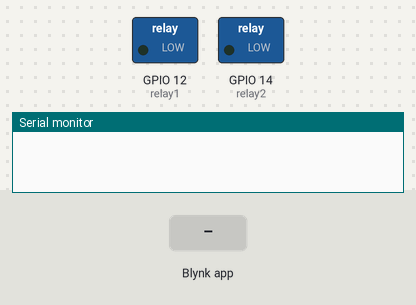
Bench run of a sketch on a simulated ESP8266 (NodeMCU). Shown: switched loads named in the sketch (green lamp = pin HIGH), the last lines printed to the serial monitor. Inputs (shaded band) come from the test bench. WiFi joins after 1.5 s; servers stay silent unless stated; not simulated (calls return 0 or success): secrets.h.

Above: at 3.0 s.
3.1 s: Blynk app writes 1 to V0
At 4.0 s:
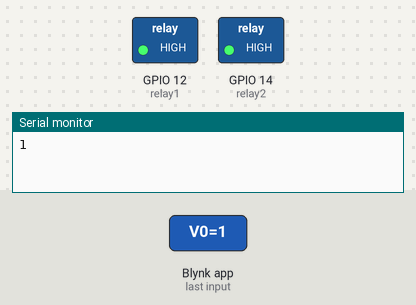
4.6 s: Blynk app writes 0 to V0
At 5.2 s:
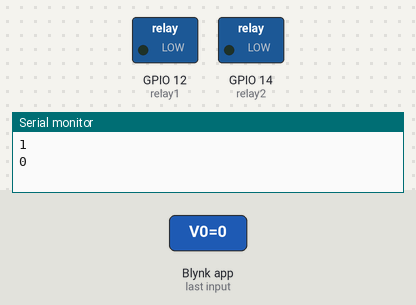
6.1 s: Blynk app writes 200 to V0
At 7.5 s:
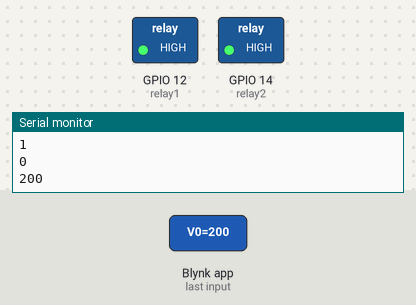
Timing chart, 0 to 9.1 s (numbered marks = the images above; inputs shaded):
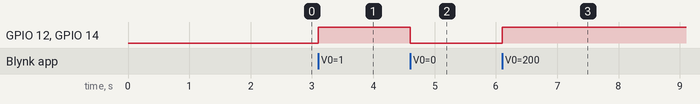

The sketch:

ReallyRelay.ino
```cpp
/*************************************************************
This is an IoT project using the Blynk Platform.

Hardware:
-NodeMCU board
-2 relays connected to Digital pins

This project controls 2 relays through the internet to implement a home automation.
The duration of the ON relays is monitored and after 20min the ralays automatically turn OFF
The date and the duration of the last ON is stored as history.
The project is paired with an Android app.

3/10/2020 Raf Bronze rnm1816@gmail.com

 *************************************************************/

#define BLYNK_PRINT Serial
#include <ESP8266WiFi.h>
#include <BlynkSimpleEsp8266.h>
#include <Time.h>
#include "secrets.h" //sensitive data (ssid + password + token)

// Token to authenticate Android app
char auth[] = SECRET_TOKEN;
// Blynk timer for callback
BlynkTimer timer;

// WiFi credentials
char ssid[] = SECRET_SSID;
char pass[] = SECRET_PASS;

// Other Global variables
int relay1 = 12;        //D6 pin
int relay2 = 14;        //D5 pin
int heater = 0;         //on-off
int heaterState=0;      //heater state value
boolean fromReboot;     //reboot or disconnected?
int button;             //button value
// Time variables
unsigned long lastsession = 0;
unsigned long starttime = 0;
int nowminutes = 0;
int nowseconds = 0;
int lastminutes = 0;
int lastseconds = 0;
String datestamp;
String timestamp;

// Function called everytime the device connects to the server
BLYNK_CONNECTED() {
    // Turn OFF heater
    turnOFFheater();
    // Connected after disconnect
    if (!fromReboot){
      sendLastSession();  //send session time
    }
}

// Function called every second to check connectivity
void myTimerEvent(){
  // Check if device connected to server
  if (Blynk.connected()){
    //Serial.println("Connected");
    if (heater==1){
      // Send live time
      sendLiveSession();
      // Turn off after 20min automatically
      if (nowminutes > 19){
        turnOFFheater();      //turn off heater
        sendLastSession();    //send session time
      }
    }
  }
  else{
    // Disconnect detected
    Serial.println("Disconnected");
    // Check if heater was ON
    if (heater ==1){
      // Store time on next connection
      fromReboot = false;
    }
    // Turn OFF heater
    turnOFFheater();
    // Connect to the server
    startConnection();
  }
}

// Function called when button is triggered
BLYNK_WRITE(V0){
  // Obtain button value
  button = param.asInt();       //get value as integer
  if (button == 0){
    // Turn off
    Serial.println(button);
    // Turn off heater
    turnOFFheater();
    sendLastSession();          //send session time
  }
  else{
    // Turn on
    Serial.println(button);
    digitalWrite(relay1,HIGH);
    digitalWrite(relay2,HIGH);
    heater = 1;
    starttime = millis();       //get start time
    //request timestamp
    Blynk.sendInternal("rtc", "sync");
  }
}

// Function called everytime the server sends timestamp
BLYNK_WRITE(InternalPinRTC) {
  long t = param.asLong();
  // Convert time
  struct tm* now = localtime(&t);
  // Create time strings
  datestamp = String(now->tm_mday)+"/"+String(now->tm_mon+1)+"/"+String(now->tm_year+1900);
  timestamp = String(now->tm_hour)+":"+String(now->tm_min);
  Serial.println(datestamp+" "+timestamp);
}

// Function to turn OFF the heater
void turnOFFheater(){
  // Turn Off relays
  digitalWrite(relay1,LOW);
  digitalWrite(relay2,LOW);
  heater = 0;
  // Get stop time
  // Turn OFF button
  Blynk.virtualWrite(V0, 0);
  // Erase live time
  Blynk.virtualWrite(V2, 0);            //erase live minutes
  Blynk.virtualWrite(V3, 0);            //erase live seconds
}

// Function called to store last session time and to initialize live time
void sendLastSession(){
  // Take last live time
  lastminutes = nowminutes;
  lastseconds = nowseconds;
  Blynk.virtualWrite(V6, lastminutes);  //send lastsession minutes
  Blynk.virtualWrite(V7, lastseconds);  //send lastsession seconds
  // Send datetime to the server
  Blynk.virtualWrite(V8, datestamp+" "+timestamp);
}

// Function called to store live session time
void sendLiveSession(){
  unsigned long now = millis();
  // Check for millis overflow
  if (now < starttime){
    // Initialize again
    starttime = millis();
    now = millis();
    // Store last session
    sendLastSession();
  }
  // Calculate ON time
  nowminutes = ((now - starttime)/1000)/60;
  nowseconds = (now - starttime)/1000 - nowminutes*60;
  Blynk.virtualWrite(V2, nowminutes);  //send live seconds
  Blynk.virtualWrite(V3, nowseconds);  //send live seconds
}

// Function that sets up the connection to the server
void startConnection(){
  // Configure connection
  Blynk.begin(auth, ssid, pass);
  // Configure timer callback
  timer.setInterval(1000L, myTimerEvent);
}

void setup(){
  // Initialize reboot
  fromReboot = true;
  // Debug console
  Serial.begin(9600);
  // Pins setup
  pinMode(relay1, OUTPUT);
  pinMode(relay2, OUTPUT);
  // Connect to the server
  startConnection();
}


void loop(){
  Blynk.run();  //fire up blynk
  timer.run();  //fire up the timer callback
}
```

Measured:
- after the input at 3.1 s, GPIO 12 (relay1), GPIO 14 (relay2): LOW → HIGH at once
- after the input at 4.6 s, GPIO 12 (relay1), GPIO 14 (relay2): HIGH → LOW at once
- after the input at 6.1 s, GPIO 12 (relay1), GPIO 14 (relay2): LOW → HIGH at once
